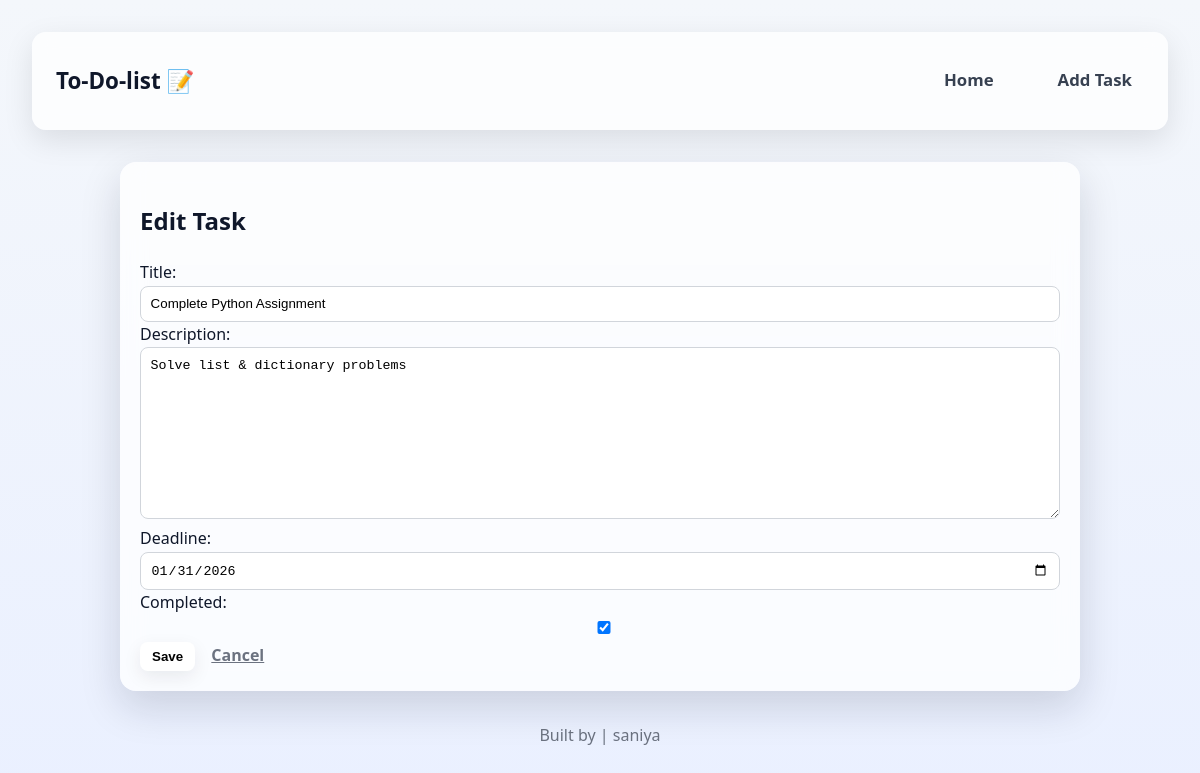
Page /task/11/edit/ on the committed database.
### tasks/models.py (models this page shows, shortened)
class Task(models.Model):
    title = models.CharField(max_length=200)
    description = models.TextField(blank=True)
    deadline = models.DateField()
    completed = models.BooleanField(default=False)
    created_at = models.DateField(default=timezone.now)
    class Meta:
        ordering = ['completed', 'deadline', '-created_at']

### tasks/views.py (the view)
# urls.py: path('task/<int:pk>/edit/', views.edit_task, name='edit'),     # FBV - edit
def edit_task(request, pk):
    task = get_object_or_404(Task, pk=pk)
    if request.method == 'POST':
        form = TaskForm(request.POST, instance=task)
        if form.is_valid():
            form.save()
            return redirect('tasks:index')
    else:
        form = TaskForm(instance=task)
    return render(request, 'tasks/form.html', {'form': form, 'title': 'Edit Task'})

### tasks/forms.py
class TaskForm(forms.ModelForm):
    deadline = forms.DateField(
        widget=forms.DateInput(attrs={'type': 'date'}),
        input_formats=['%Y-%m-%d']
    )
    class Meta:
        model = Task
        fields = ['title', 'description', 'deadline', 'completed']

### templates/tasks/form.html (shortened to what this page needs)
{% extends 'base.html' %}
{% block content %}
<section class="panel">
  <h2>{{ title }}</h2>
  <form method="post" class="task-form">
    <div class="field">
      {{ form.title.label_tag }}{{ form.title }}
    </div>
    <div class="field">
      {{ form.description.label_tag }}{{ form.description }}
    </div>
    <div class="field split">
      <div>{{ form.deadline.label_tag }}{{ form.deadline }}</div>
      <div>{{ form.completed.label_tag }}{{ form.completed }}</div>
    </div>
    <div class="actions">
      <button class="btn">Save</button>
      <a class="btn ghost" href="{% url 'tasks:index' %}">Cancel</a>
    </div>
  </form>
</section>
{% endblock %}

### static/css/styles.css (style rules this page uses)
:root { --bg: #f4f7fb; --card: rgba(255, 255, 255, 0.75); --muted: #6b7280; --text: #0f172a; --accent: #6366f1; --accent-2: #22c55e; --danger: #ef4444; --radius-lg: 16px; --radius-md: 10px; --radius-sm: 8px; --shadow-sm: 0 6px 18px rgba(15, 23, 42, 0.08); --shadow-lg: 0 16px 40px rgba(15, 23, 42, 0.15); --font: "Segoe UI", Roboto, Arial, sans-serif; }
*, *::before, *::after { box-sizing: border-box; }
html, body { height: 100%; }
body { margin: 0; font-family: var(--font); background: linear-gradient(180deg, var(--bg), #eaf0ff); color: var(--text); line-height: 1.6; padding: 2rem; }
.panel { background: var(--card); border-radius: var(--radius-lg); padding: 1.25rem; box-shadow: var(--shadow-lg); backdrop-filter: blur(12px); }
.btn { padding: 0.45rem 0.75rem; border-radius: var(--radius-sm); border: none; font-weight: 700; cursor: pointer; background: #fff; box-shadow: var(--shadow-sm); }
.btn.ghost { background: transparent; box-shadow: none; color: var(--muted); }
.task-form input, .task-form textarea { width: 100%; padding: 0.6rem; border-radius: var(--radius-sm); border: 1px solid #d1d5db; }

### rows in the picture
Task: title "Complete Python Assignment", description "Solve list & dictionary problems", deadline "01/31/2026", completed "☑"

### other values in the picture
{{ title }} "Edit Task"
